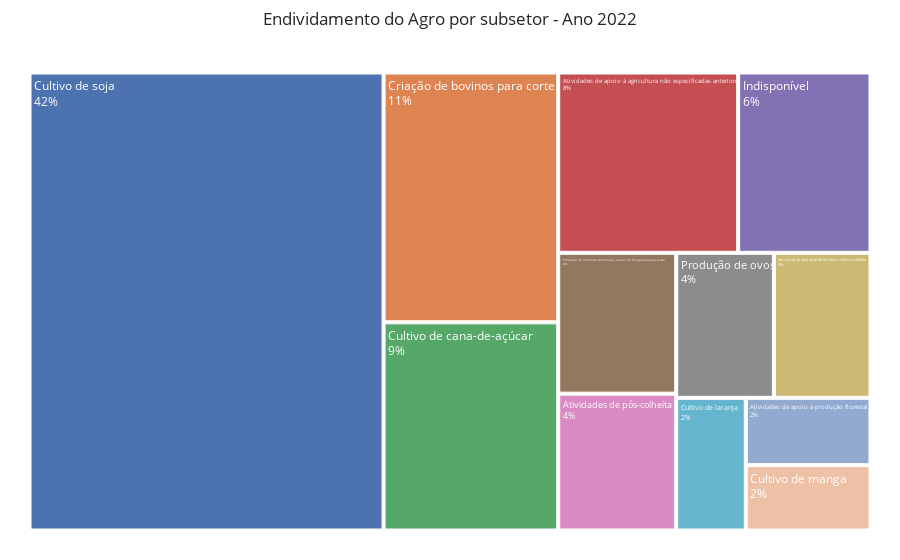

Notebook source saved alongside this figure:
### Code cell
fig = px.treemap(df_acumulado_corte, 
                 path=['cnae_secao', 'cnae_subclasse'],
                 values='valor_deflacionado')

fig.update_layout(title='Endividamento do Agro por subsetor - Ano 2022',
                  margin=dict(t=50, l=25, r=25, b=25),
                 template = "seaborn")

fig.update_traces(textinfo='label+percent entry',
                 marker_line_width = 1,
                  hovertemplate='%{label} <br> $%{value:,.2f} <br> %{percentRoot}',
                 textposition="top left",
                 textfont_size = 12,
                 textfont_color = 'white')

fig.show()

### Figure 1 — Plotly figure (JSON) as saved in the notebook; plotly's stock layout.template omitted (floating-point values rounded to 4 significant figures)
{"data": [{"branchvalues": "total", "domain": {"x": [0, 1], "y": [0, 1]}, "hovertemplate": "%{label} <br> $%{value:,.2f} <br> %{percentRoot}", "ids": ["Agricultura, pecuária, produção florestal, pesca e aqüicultura/Atividades de apoio à agricultura não especificadas anteriormente", "Agricultura, pecuária, produção florestal, pesca e aqüicultura/Atividades de apoio à produção florestal", "Agricultura, pecuária, produção florestal, pesca e aqüicultura/Atividades de pós-colheita", "Agricultura, pecuária, produção florestal, pesca e aqüicultura/Criação de bovinos para corte", "Agricultura, pecuária, produção florestal, pesca e aqüicultura/Cultivo de cana-de-açúcar", "Agricultura, pecuária, produção florestal, pesca e aqüicultura/Cultivo de laranja", "Agricultura, pecuária, produção florestal, pesca e aqüicultura/Cultivo de manga", "Agricultura, pecuária, produção florestal, pesca e aqüicultura/Cultivo de soja", "Agricultura, pecuária, produção florestal, pesca e aqüicultura/Indisponível", "Agricultura, pecuária, produção florestal, pesca e aqüicultura/Produção de ovos", "Agricultura, pecuária, produção florestal, pesca e aqüicultura/Produção de sementes certificadas, exceto de forrageiras para pasto", "Agricultura, pecuária, produção florestal, pesca e aqüicultura/Serviço de preparação de terreno, cultivo e colheita", "Agricultura, pecuária, produção florestal, pesca e aqüicultura"], "labels": ["Atividades de apoio à agricultura não especificadas anteriormente", "Atividades de apoio à produção florestal", "Atividades de pós-colheita", "Criação de bovinos para corte", "Cultivo de cana-de-açúcar", "Cultivo de laranja", "Cultivo de manga", "Cultivo de soja", "Indisponível", "Produção de ovos", "Produção de sementes certificadas, exceto de forrageiras para pasto", "Serviço de preparação de terreno, cultivo e colheita", "Agricultura, pecuária, produção florestal, pesca e aqüicultura"], "marker": {"line": {"width": 1}}, "name": "", "parents": ["Agricultura, pecuária, produção florestal, pesca e aqüicultura", "Agricultura, pecuária, produção florestal, pesca e aqüicultura", "Agricultura, pecuária, produção florestal, pesca e aqüicultura", "Agricultura, pecuária, produção florestal, pesca e aqüicultura", "Agricultura, pecuária, produção florestal, pesca e aqüicultura", "Agricultura, pecuária, produção florestal, pesca e aqüicultura", "Agricultura, pecuária, produção florestal, pesca e aqüicultura", "Agricultura, pecuária, produção florestal, pesca e aqüicultura", "Agricultura, pecuária, produção florestal, pesca e aqüicultura", "Agricultura, pecuária, produção florestal, pesca e aqüicultura", "Agricultura, pecuária, produção florestal, pesca e aqüicultura", "Agricultura, pecuária, produção florestal, pesca e aqüicultura", ""], "textfont": {"color": "white", "size": 12}, "textinfo": "label+percent entry", "textposition": "top left", "type": "treemap", "values": [2712000000.0, 702200000.0, 1350000000.0, 3648000000.0, 3039000000.0, 771800000.0, 681500000.0, 13560000000.0, 1995000000.0, 1184000000.0, 1389000000.0, 1171000000.0, 32200000000.0]}], "layout": {"autosize": true, "legend": {"tracegroupgap": 0}, "margin": {"b": 25, "l": 25, "r": 25, "t": 50}, "title": {"text": "Endividamento do Agro por subsetor - Ano 2022"}}}
